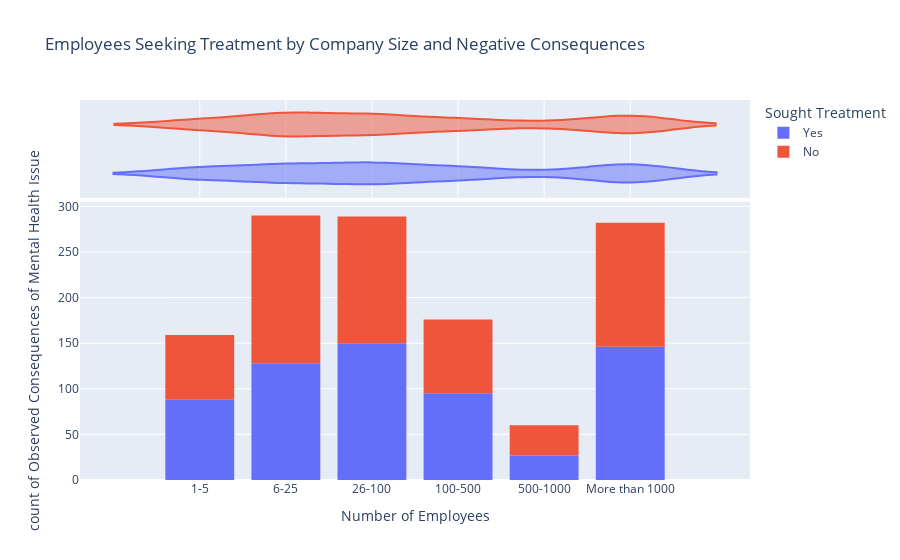

The notebook cell this image was saved under:
### Code cell
# Replace target values in df_prepped with plain english
df_prepped[target] = df_prepped[target].replace(0, 'No').replace(1, 'Yes')

# Create the figure to hold the histogram to show people who sought
# treatment for a mental health issue by age.
fig2 = px.histogram(
    df_prepped,
    x = 'no_employees',
    y = 'obs_consequence',
    color = target,
    labels = {
        'no_employees':'Number of Employees',
        'obs_consequence':'Observed Consequences of Mental Health Issue',
        'treatment':'Sought Treatment'},
    title = 'Employees Seeking Treatment by Company Size and Negative Consequences',
    histfunc = 'count',    
    marginal = 'violin',
    orientation = 'v',
    category_orders = {
        'no_employees':['1-5', '6-25', '26-100', '100-500', '500-1000', 'More than 1000']
        }
)

# Render the histogram
fig2.show()

### Figure 1 — Plotly figure (JSON) as saved in the notebook; plotly's stock layout.template omitted (floating-point values rounded to 4 significant figures; data arrays with more than 128 entries replaced by an {"elided": "..."} marker saying what was removed)
{"data": [{"alignmentgroup": "True", "bingroup": "x", "histfunc": "count", "hovertemplate": "Sought Treatment=Yes<br>Number of Employees=%{x}<br>count of Observed Consequences of Mental Health Issue=%{y}<extra></extra>", "legendgroup": "Yes", "marker": {"color": "#636efa"}, "name": "Yes", "offsetgroup": "Yes", "orientation": "v", "showlegend": true, "type": "histogram", "x": {"elided": "634 str values"}, "xaxis": "x", "y": {"elided": "634 str values"}, "yaxis": "y"}, {"alignmentgroup": "True", "hovertemplate": "Sought Treatment=Yes<br>Number of Employees=%{x}<extra></extra>", "legendgroup": "Yes", "marker": {"color": "#636efa"}, "name": "Yes", "offsetgroup": "Yes", "scalegroup": "x", "showlegend": false, "type": "violin", "x": {"elided": "634 str values"}, "xaxis": "x2", "yaxis": "y2"}, {"alignmentgroup": "True", "bingroup": "x", "histfunc": "count", "hovertemplate": "Sought Treatment=No<br>Number of Employees=%{x}<br>count of Observed Consequences of Mental Health Issue=%{y}<extra></extra>", "legendgroup": "No", "marker": {"color": "#EF553B"}, "name": "No", "offsetgroup": "No", "orientation": "v", "showlegend": true, "type": "histogram", "x": {"elided": "622 str values"}, "xaxis": "x", "y": {"elided": "622 str values"}, "yaxis": "y"}, {"alignmentgroup": "True", "hovertemplate": "Sought Treatment=No<br>Number of Employees=%{x}<extra></extra>", "legendgroup": "No", "marker": {"color": "#EF553B"}, "name": "No", "offsetgroup": "No", "scalegroup": "x", "showlegend": false, "type": "violin", "x": {"elided": "622 str values"}, "xaxis": "x2", "yaxis": "y2"}], "layout": {"barmode": "relative", "legend": {"title": {"text": "Sought Treatment"}, "tracegroupgap": 0}, "title": {"text": "Employees Seeking Treatment by Company Size and Negative Consequences"}, "xaxis": {"anchor": "y", "categoryarray": ["1-5", "6-25", "26-100", "100-500", "500-1000", "More than 1000"], "categoryorder": "array", "domain": [0, 1], "title": {"text": "Number of Employees"}}, "xaxis2": {"anchor": "y2", "domain": [0, 1], "matches": "x", "showgrid": true, "showticklabels": false}, "yaxis": {"anchor": "x", "domain": [0, 0.7326], "title": {"text": "count of Observed Consequences of Mental Health Issue"}}, "yaxis2": {"anchor": "x2", "domain": [0.7426, 1], "matches": "y2", "showgrid": false, "showline": false, "showticklabels": false, "ticks": ""}}}
